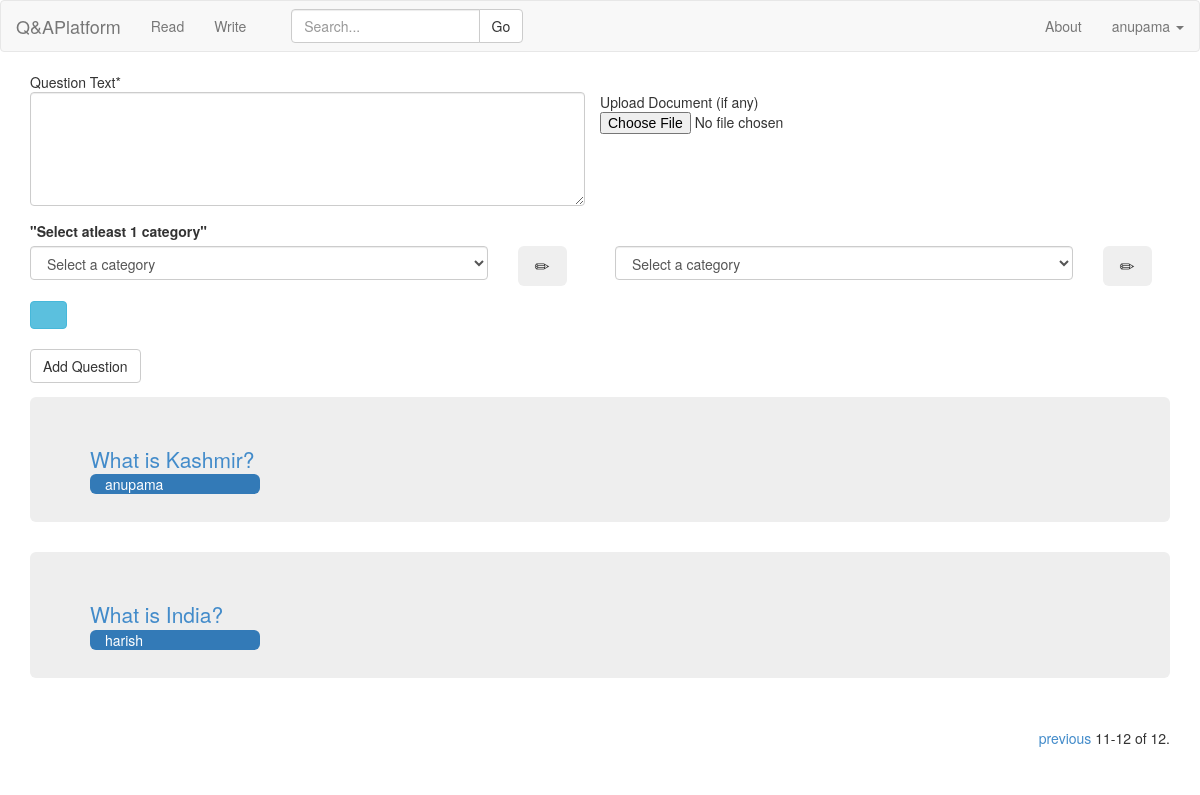
/write/?page=2 (signed in), run on the app's committed database.
### QA/models.py (models this page shows, shortened)
class Question(models.Model):
	question_text = models.TextField(blank=False,null=True)
	follow = models.IntegerField(default=0)
	author = models.ForeignKey(Customuser)
	upload = models.FileField(upload_to='uploads/%Y/%m/%d/',blank=True,null=True) #if null is true then NULL is set if no value
	timestamp = models.DateTimeField(auto_now_add=True, auto_now=False)# but in forms, set blank=True,form can be left.
	updated = models.DateTimeField(auto_now_add=False, auto_now=True)
	category1 = models.ForeignKey(Categories,blank=True,null=True,related_name='category1')
	category2 = models.ForeignKey(Categories,blank=True,null=True,related_name='category2')
	category3 = models.ForeignKey(Categories,blank=True,null=True,related_name='category3')
	category4 = models.ForeignKey(Categories,blank=True,null=True,related_name='category4')
	class Meta:
		ordering = ['follow','-timestamp']

### QA/views.py (the view)
# urls.py: url(r'^write/$',QA.views.listquestions, name='write'),
@login_required
def listquestions(request):
	if request.user.is_superuser:
		return HttpResponseRedirect('/accounts/login')
	category_object = []
	if request.method == 'POST':
		print request.POST
		if request.POST.get("submit","") == "Create Category":
			category = request.POST.get("newcategory","")
			if not Categories.objects.filter(categories = category).exists():
				Categories(categories = category).save()
				category = Categories.objects.get(categories = category)
				return JsonResponse({"category":category.categories,"cid":category.pk}, content_type ="application/json")
			else:
				category = 0
				return HttpResponse({category}, content_type ="application/text")
		form = add_Question_Form(request.POST,request.FILES,)
		category1 = request.POST.get("category1","") ## Dangerous
		category2 = request.POST.get("category2","")
		category3 = request.POST.get("category3","")
		category4 = request.POST.get("category4","")
		for i in {category1,category2,category3,category4}:
			if Categories.objects.filter(categories = i).exists():
				category_object.append(Categories.objects.get(categories = i))
			else:
				C = Categories(categories = i).save()
				category_object.append(C)
		category_object.append(None)
		category_object.append(None)
		category_object.append(None)
		category_object.append(None)
		category_object.append(None)
		form.category1 = category_object[0]
		form.category2 = category_object[1]
		form.category3 = category_object[2]
		form.category4 = category_object[3]
		form.category5 = category_object[4]
		print "the form validity",form.is_valid
		if form.is_valid():
			f = form.save(commit=False)
			f.author=Customuser.objects.get(username=request.user.username)
			f.save()
		return HttpResponseRedirect('/write')
	else:
		form = add_Question_Form()
	qn_list = Question.objects.all()
	qn_count = Question.objects.all().count()
	c = Categories.objects.all()  #change
	MaxQns = 10
	paginator = Paginator(qn_list, MaxQns) # Show MaxQns contacts per page
	page = request.GET.get('page')
	try:
		qns = paginator.page(page)
	except PageNotAnInteger:
		qns = paginator.page(1)
	except EmptyPage:
		qns = paginator.page(paginator.num_pages)
	n1 = (qns.number-1)*MaxQns + 1
	n2 = qns.number*MaxQns
	if n2 > qn_count:
		n2 = qn_count
	context = {
		"list":qns,
		"form":form,
		"categorylist":c,
		"qn_count":qn_count,
		"n1":n1,"n2":n2,
	}
	return render(request,"write.html",context)

### QA/forms.py (shortened to what this page needs)
class add_Question_Form(forms.ModelForm): # just a regular form
    question_text = forms.CharField(label=_("question_text"),
        widget=forms.Textarea({'cols': '40', 'rows': '5'}))
    class Meta:
        model = Question
        fields = ['question_text',  'upload',
        'category1','category2',
        'category3','category4']

### QA/models.py (called while the page is built)
	def __unicode__(self):
		return self.categories

	def __str__(self):
		return self.username

### broadcasts/context_processors.py (called while the page is built)
def broadcast_message(request):
    return {"broadcast_message": BroadcastMessage.objects.latest()}

### broadcasts/managers.py (called while the page is built)
    def active(self):
        return super(BroadcastManager, self).filter(is_published=True)

    def current(self):
        return self.active().filter(end_time__gte=datetime.now()).filter(
            Q(Q(start_time__lte=datetime.now()) | Q(start_time=None)))

    def latest(self):
        try:
            return self.current().order_by("end_time")[0]
        except IndexError:
            return None

### QA/templates/write.html (shortened to what this page needs)
{% extends 'base.html' %}
{% load crispy_forms_tags %}
{% block form_question %}
<div class="container ">
<form method='POST' enctype="multipart/form-data" action=''>
	<div class='row'>
	<div id='qtext' class='form-group col-md-6'>
		Question Text*
		<textarea class="textarea form-control" cols="40" id="id_question_text" name="question_text" rows="5"></textarea>
	</div>
	<br>
	<div>
		Upload Document (if any)
		<input class="clearablefileinput" id="id_upload" name="upload" type="file">
	</div>
    </div>
	<label>"Select atleast 1 category"</label>
	<div class='row'>
	<div class='form-group col-md-5' align="left">
		<select class="select form-control" id="id_category1" name="category1">
			<option value="0" selected="selected">Select a category</option>
		</select>
	</div>
	<div class='form-group col-md-1'>
		<button type="button" class="btn btn-lg" data-toggle="modal" data-target=".bs-example-modal-sm">
		<span class="glyphicon glyphicon-pencil" aria-hidden="true"></span>
	</button>
	</div>
	<div class='form-group col-md-5' align="left">
		<select class="select form-control" id="id_category2"  name="category2">
			<option value="" selected="selected">Select a category</option>
		</select>
	</div>
	<div class='form-group col-md-1'>
		<button type="button" class="btn btn-lg" data-toggle="modal" data-target=".bs-example-modal-sm">
		<span class="glyphicon glyphicon-pencil" aria-hidden="true"></span>
	</button>
	</div>
	</div>
<button type="button" class="btn btn-info" data-toggle="collapse" data-target="#default-hidden-row">
<span class="glyphicon glyphicon-chevron-down" aria-hidden="true"></span>
</button>
<br><br>
<input class='btn btn-default' type='submit' value='Add Question'/>
</form>
</div>
{% endblock %}
{% block question_container %}
{% for i in list %}
<div class="container">
	<div class="jumbotron">
		<a class="lead" href="{{i.pk}}">{{i.question_text}}<br></a>
		<div class="col-xs-2 col-sm-2 bg-primary img-rounded">
	    {{i.author}}
	    </div>
	</div>
</div>
{% endfor %}
{% endblock %}
{% block read_container %}
<div class="container text-right">
<div class="pagination">
    <span class="step-links">
        {% if list.has_previous %}
            <a href="?page={{ list.previous_page_number }}">previous</a>
        {% endif %}
        <span class="current">
            {{ n1 }}-{{ n2 }} of {{ qn_count }}.
        </span>
    </span>
</div>
</div>
{% endblock %}

### QA/templates/navbar.html (shortened to what this page needs)
<nav class="navbar navbar-default" role="navigation">
  <div class="navbar-header">
   <a class="navbar-brand" href="/">Q&amp;APlatform</a>
  </div>
  <div class="collapse navbar-collapse" id="bs-example-navbar-collapse-1">
    <ul class="nav navbar-nav">
      <li><a href="{% url 'read' %}">Read</a></li>
      <li><a href="{% url 'write' %}">Write</a></li>
    </ul>
    <div class="col-sm-3 col-md-3">
        <form class="navbar-form" type="get" action="{% url 'search' %}" >
        <div class="input-group">
            <input id="search_box" type="text" name="search_box"  placeholder="Search..." class="form-control" >
            <div class="input-group-btn">
                <button id="search_submit" class="btn btn-default" type="submit">Go</button>
            </div>
        </div>
        </form>
    </div>
    <ul class="nav navbar-nav navbar-right">
      <li><a href="#">About</a></li>
      <li class="dropdown">
        <a href="#" class="dropdown-toggle" data-toggle="dropdown">{{request.user.first_name}} <b class="caret"></b></a>
      </li>
    </ul>
  </div>
</nav>

### static/our_static/css/navbar-static-top.css (style rules this page uses)
body { min-height: 2000px; }

### data on the page
Question: question_text "What is Kashmir?", author "anupama"
Question: question_text "What is India?", author "harish"

### other printed values
{{ request.user.first_name }} "anupama"
{{ n1 }} "11"
{{ n2 }} "12"
{{ qn_count }} "12"
